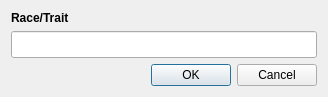
<?xml version="1.0" encoding="UTF-8"?>
<ui version="4.0">
 <class>AddTraitDialog</class>
 <widget class="QDialog" name="AddTraitDialog">
  <property name="windowModality">
   <enum>Qt::ApplicationModal</enum>
  </property>
  <property name="geometry">
   <rect>
    <x>0</x>
    <y>0</y>
    <width>328</width>
    <height>94</height>
   </rect>
  </property>
  <property name="windowTitle">
   <string>Add Trait</string>
  </property>
  <property name="modal">
   <bool>true</bool>
  </property>
  <layout class="QVBoxLayout" name="verticalLayout">
   <item>
    <widget class="QLabel" name="label_racetrait">
     <property name="font">
      <font>
       <weight>75</weight>
       <bold>true</bold>
      </font>
     </property>
     <property name="text">
      <string>Race/Trait</string>
     </property>
    </widget>
   </item>
   <item>
    <widget class="QLineEdit" name="in_racetrait">
     <property name="font">
      <font>
       <pointsize>12</pointsize>
      </font>
     </property>
    </widget>
   </item>
   <item>
    <spacer name="verticalSpacer">
     <property name="orientation">
      <enum>Qt::Vertical</enum>
     </property>
     <property name="sizeHint" stdset="0">
      <size>
       <width>20</width>
       <height>40</height>
      </size>
     </property>
    </spacer>
   </item>
   <item>
    <widget class="QDialogButtonBox" name="buttonBox">
     <property name="orientation">
      <enum>Qt::Horizontal</enum>
     </property>
     <property name="standardButtons">
      <set>QDialogButtonBox::Cancel|QDialogButtonBox::Ok</set>
     </property>
    </widget>
   </item>
  </layout>
 </widget>
 <resources/>
 <connections>
  <connection>
   <sender>buttonBox</sender>
   <signal>accepted()</signal>
   <receiver>AddTraitDialog</receiver>
   <slot>accept()</slot>
   <hints>
    <hint type="sourcelabel">
     <x>248</x>
     <y>254</y>
    </hint>
    <hint type="destinationlabel">
     <x>157</x>
     <y>274</y>
    </hint>
   </hints>
  </connection>
  <connection>
   <sender>buttonBox</sender>
   <signal>rejected()</signal>
   <receiver>AddTraitDialog</receiver>
   <slot>reject()</slot>
   <hints>
    <hint type="sourcelabel">
     <x>316</x>
     <y>260</y>
    </hint>
    <hint type="destinationlabel">
     <x>286</x>
     <y>274</y>
    </hint>
   </hints>
  </connection>
 </connections>
</ui>
